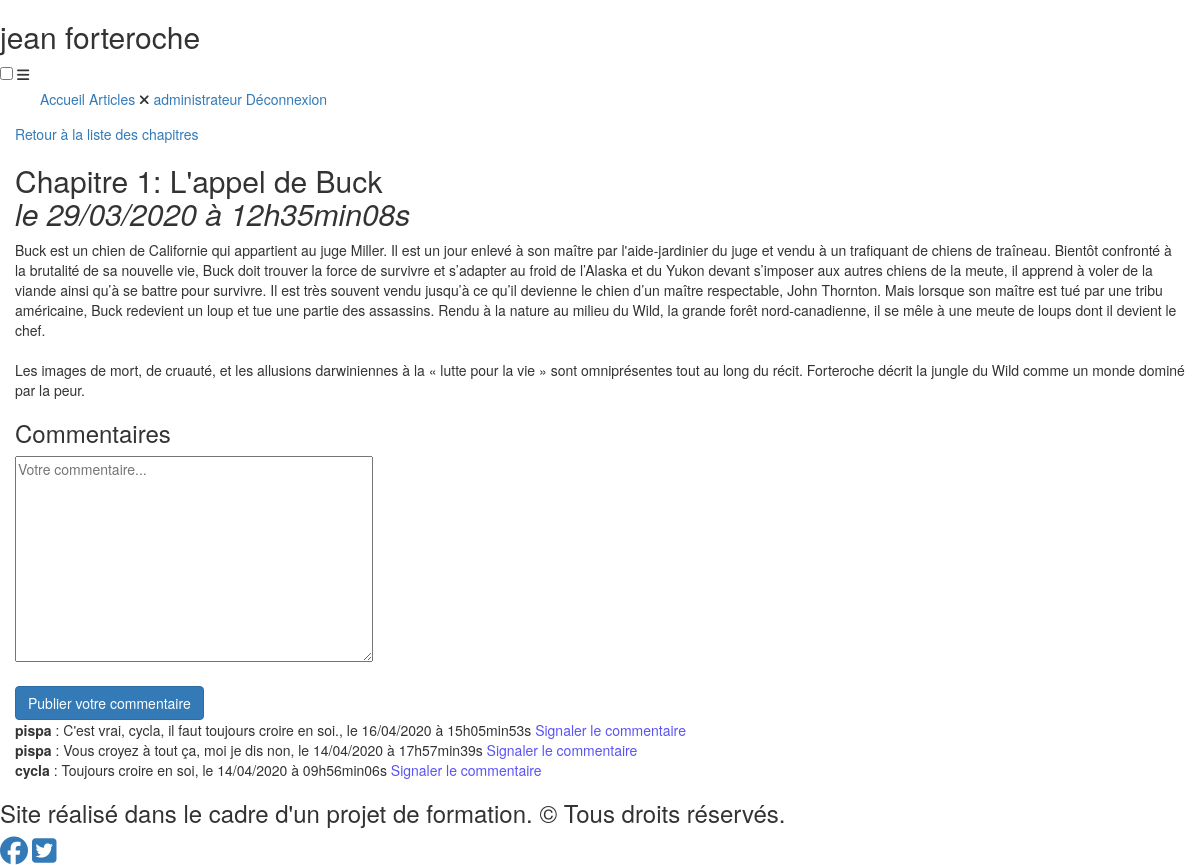
Page /index.php?action=chapitre&id=1 (signed in) on the committed database.
### tables this page shows
CREATE TABLE IF NOT EXISTS `posts` (
  `post_id` int(11) NOT NULL AUTO_INCREMENT,
  `title` varchar(255) NOT NULL,
  `content` text NOT NULL,
  `creation_date` datetime NOT NULL,
  PRIMARY KEY (`post_id`)
);

CREATE TABLE IF NOT EXISTS `comments` (
  `comment_id` int(11) NOT NULL AUTO_INCREMENT,
  `post_id` int(11) NOT NULL,
  `user_id` int(11) NOT NULL,
  `comment` text NOT NULL,
  `comment_date` datetime NOT NULL,
  `reported` tinyint(1) NOT NULL DEFAULT '0',
  PRIMARY KEY (`comment_id`),
  KEY `comments_ibfk_1` (`post_id`),
  KEY `user_id` (`user_id`)
);

CREATE TABLE IF NOT EXISTS `users` (
  `user_id` int(11) NOT NULL AUTO_INCREMENT,
  `pseudo` varchar(255) NOT NULL,
  `mail` varchar(255) NOT NULL,
  `pass` varchar(255) NOT NULL,
  `admin` tinyint(1) NOT NULL DEFAULT '0',
  PRIMARY KEY (`user_id`)
);

### controller/frontend.php (called while the page is built, shortened)
<?php
require_once('model/PostManager.php');
require_once('model/CommentManager.php');
function post()
{
    $postManager = new PostManager();
    $commentManager = new CommentManager();
    $post = $postManager->getPost($_GET['id']);
    $comments = $commentManager->getComments($_GET['id']);
    require('view/frontend/postView.php');
}

### model/PostManager.php (called while the page is built, shortened)
<?php
class PostManager extends Manager
{
    public function getPost($postId)
    {
        $db = $this->dbConnect();
        $req = $db->prepare('SELECT post_id, title, content, DATE_FORMAT(creation_date, \'%d/%m/%Y à %Hh%imin%ss\') AS creation_date_fr FROM posts WHERE post_id = ?');
        $req->execute(array($postId));
        $post = $req->fetch();
        return $post;
    }
}

### model/CommentManager.php (called while the page is built, shortened)
<?php
class CommentManager extends Manager
{
    public function getComments($postId)
    {
        $db = $this->dbConnect();
        $comments = $db->prepare('SELECT users.pseudo AS author, comments.comment AS content, comment_id, reported, DATE_FORMAT(comment_date, \'%d/%m/%Y à %Hh%imin%ss\') AS comment_date_fr FROM users INNER JOIN comments ON users.user_id = comments.user_id WHERE post_id = ? ORDER BY comment_date DESC');
        $comments->execute(array($postId));
        return $comments;
    }
}

### view/frontend/postView.php (the view, shortened to what this page needs)
<p><a href="index.php?action=listPosts">Retour à la liste des chapitres</a></p>
<div id="news">
    <h2><?= $post['title'] ?><br> <em> le <?= $post['creation_date_fr'] ?></em></h2>
    <p><?= nl2br($post['content']) ?></p>
</div>
<h3>Commentaires</h3>
<?php if(isset($_SESSION['pseudoconnect'])): ?>
    <div id="formcomment">
        <form action="index.php?action=addComment&amp;id=<?= $post['post_id'] ?>" method="post"  >
            <textarea id="comment" name="comment" rows="10" cols="45" placeholder="Votre commentaire..."></textarea><br><br>
            <input type="submit" id="submit" value="Publier votre commentaire" class="btn btn-primary" />
        </form>
    </div>
<?php else:?>
<?php  echo '<strong style="color:blue; font-size:20px; background-color: #B3C6C7; width: 100%; heigth:100%; padding:5px;">Vous devez <a href="index.php?action=connexion" title="connectez-vous"><span style="color:red;">être connecté</span></a> pour poster un commentaire !</strong>'; ?>
<?php endif; ?>
<?php
while ($comment = $comments->fetch())
{
?>
    <div id="postcomment"><strong><?= $comment['author']?></strong>  : <?= nl2br($comment['content']) ?>, le <?= $comment['comment_date_fr'] ?>
        <?php if(isset($_SESSION['pseudoconnect'])): ?>
            <a href="index.php?action=flagComment&amp;id=<?= $comment['comment_id']?>&amp;post_id=<?=$_GET['id'] ?>" id='signal'>
        <?php if($comment['reported']==0){
            echo"<span style=color:#5A53F4>Signaler le commentaire</span>";
        }?></a>
        <?php else:?>
        <?php endif; ?>
    </div>
<?php
}
?>
<?php require('view/frontend/template.php'); ?>

### rows in the picture
posts: title "Chapitre 1: L'appel de Buck", content "Buck est un chien de Californie qui appartient au juge Miller. Il est un jour enlevé à son maître par l'aide-jardinier du juge et vendu à un trafiquant de chiens de traîneau. Bientôt confronté à la brutalité de sa nouvelle vie, Buck doit trouver la force de survivre et s’adapter au froid de l’Alaska et du Yukon devant s’imposer aux autres chiens de la meute, il apprend à voler de la viande ainsi qu’à se battre pour survivre. Il est très souvent vendu jusqu’à ce qu’il devienne le chien d’un maître respectable, John Thornton. Mais lorsque son maître est tué par une tribu américaine, Buck redevient un loup et tue une partie des assassins. Rendu à la nature au milieu du Wild, la grande forêt…"
comments: user.pseudo "pispa", comment "C'est vrai, cycla, il faut toujours croire en soi.", comment_date_fr "16/04/2020 à 15h05min53s", reported "Signaler le commentaire"
comments: user.pseudo "pispa", comment "Vous croyez à tout ça, moi je dis non", comment_date_fr "14/04/2020 à 17h57min39s", reported "Signaler le commentaire"
comments: user.pseudo "cycla", comment "Toujours croire en soi", comment_date_fr "14/04/2020 à 09h56min06s", reported "Signaler le commentaire"

### other values in the picture
$post['creation_date_fr'] "29/03/2020 à 12h35min08s"
